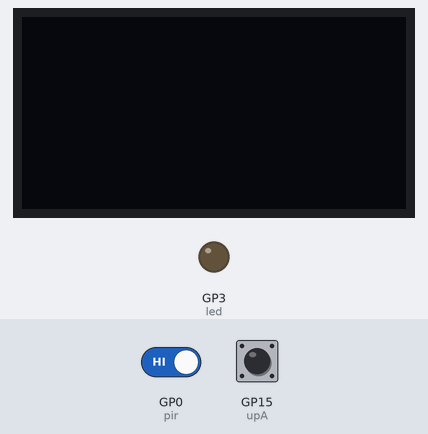
Bench run of a program on a simulated Raspberry Pi Pico running MicroPython. On the bench: 128×64 one-colour display, output pins drawn as LEDs (lit = HIGH). Dashed ring = blinking. Inputs (shaded band) come from the test bench; at power-on: GP0 (pir) HIGH, GP15 (upA) LOW. What the program prints to the serial console is not drawn.

Above: at 1.2 s.
1.3 s: GP0 (pir) driven LOW
At 4.5 s:
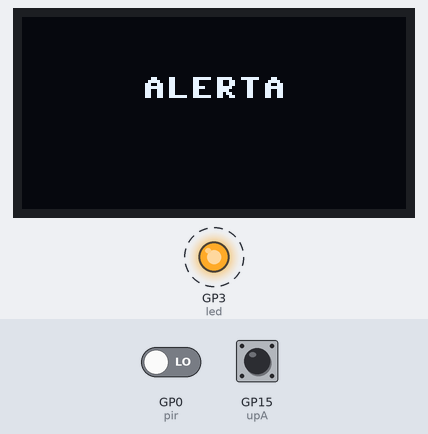
Timing chart, 0 to 13.3 s (numbered marks = the images above; inputs shaded):
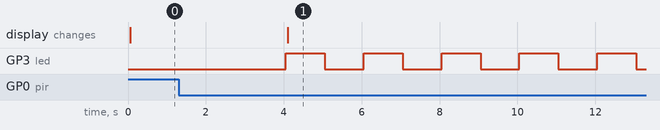

Measured:
- after the input at 1.3 s, GP3 (led): alternates HIGH for 1.0 s and LOW for 1.0 s, starting after 2.8 s; the display: changes after 2.8 s (image 1)

The program:

SENSORPIR.py
```python
import machine, onewire, ds18x20, time, framebuf
from machine import Pin, I2C, Timer
from ssd1306 import SSD1306_I2C

pir = Pin(0, Pin.IN)
led = Pin(3, Pin.OUT)
upA = Pin(15, Pin.IN, Pin.PULL_DOWN)
led.value(0)
sensor = 0
n = 0
d = 0
ancho=128
alto=64
i2c=I2C(0,scl=Pin(17),sda=Pin(16),freq=200000)
pantalla=SSD1306_I2C(ancho,alto,i2c)
pantalla.fill(0)  #Borra pantalla

timer = Timer() #Poner por default
#
def sub_int_timer(timer):
    global n, sensor
    if sensor == 1:
        n = n+1
    if n >= 3 and d == 0:
        led.toggle()

timer.init(freq=1, mode=Timer.PERIODIC, callback=sub_int_timer)
# #timer.init(freq=1, mode=Timer.ONE_SHOT, callback=sub_int_timer)

def pir_int(pinx):
    global sensor
    print("Movimiento detectado")
    sensor = 1


pir.irq(trigger=Pin.IRQ_FALLING, handler=pir_int)

while True:
    if (n < 3 and upA.value()):
        pantalla.text("Alarma",40,20)
        pantalla.text("Desactivada", 25,35)
        pantalla.show()
        d = 1

    elif n >= 3 and d == 0:
        pantalla.text("ALERTA", 40,20)
        pantalla.show()

    pass
```
